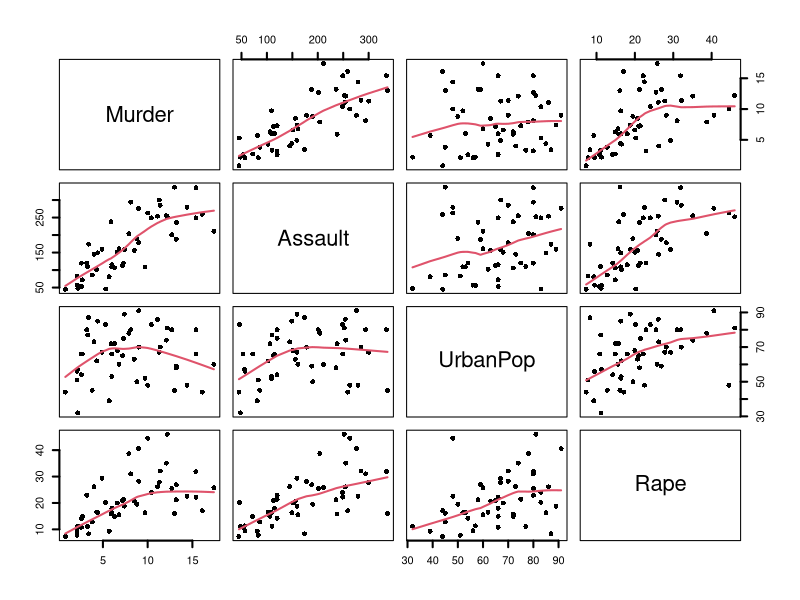
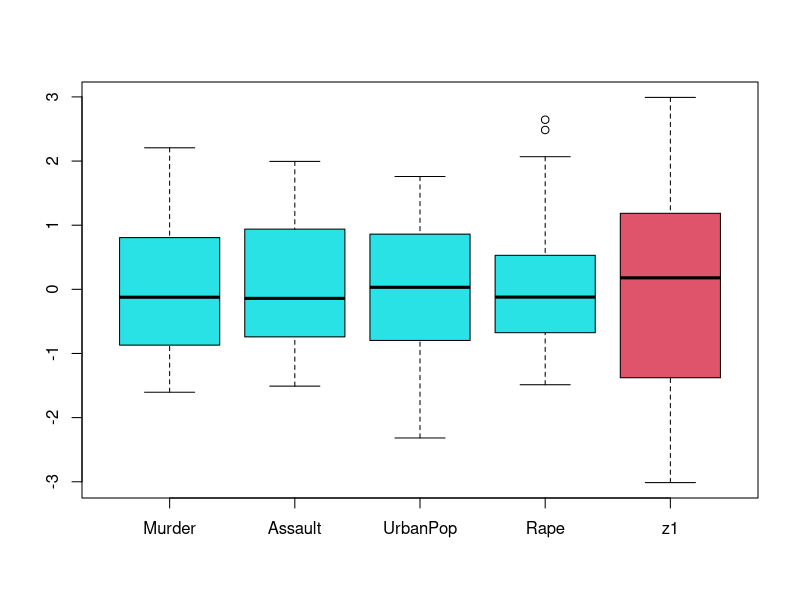
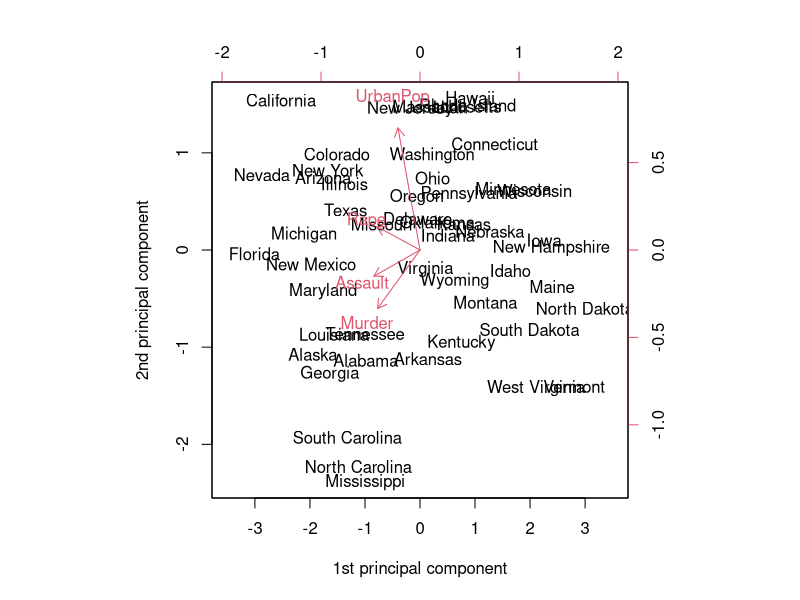
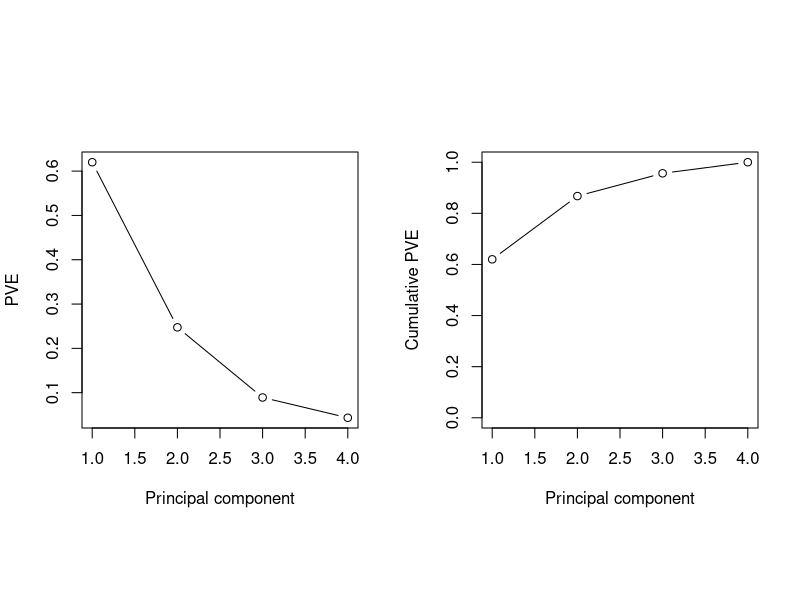
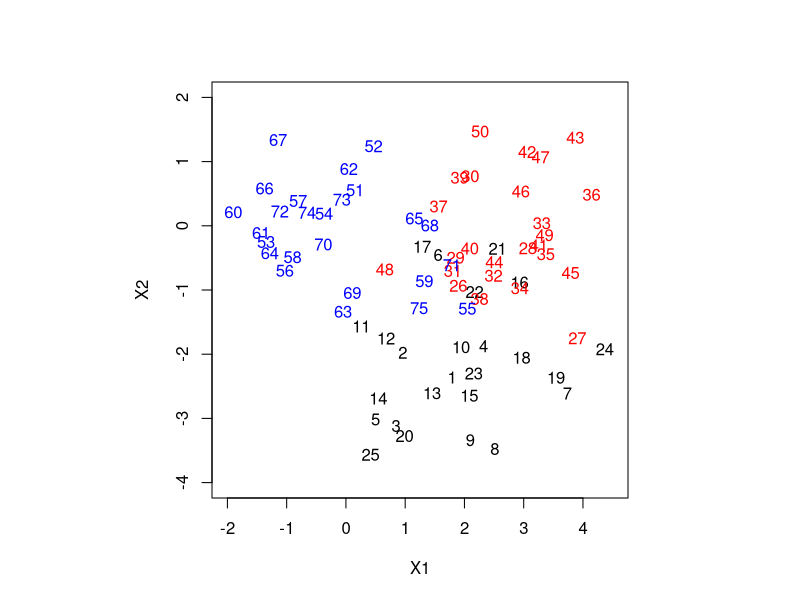
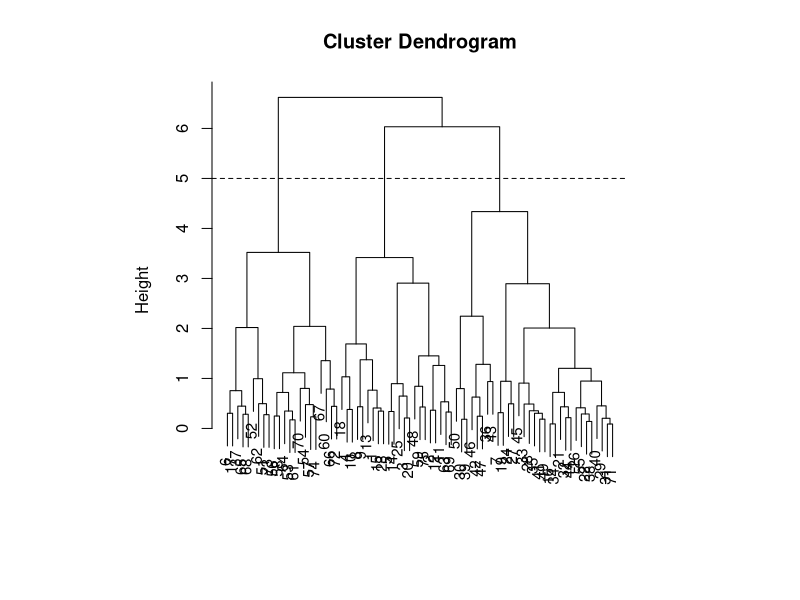
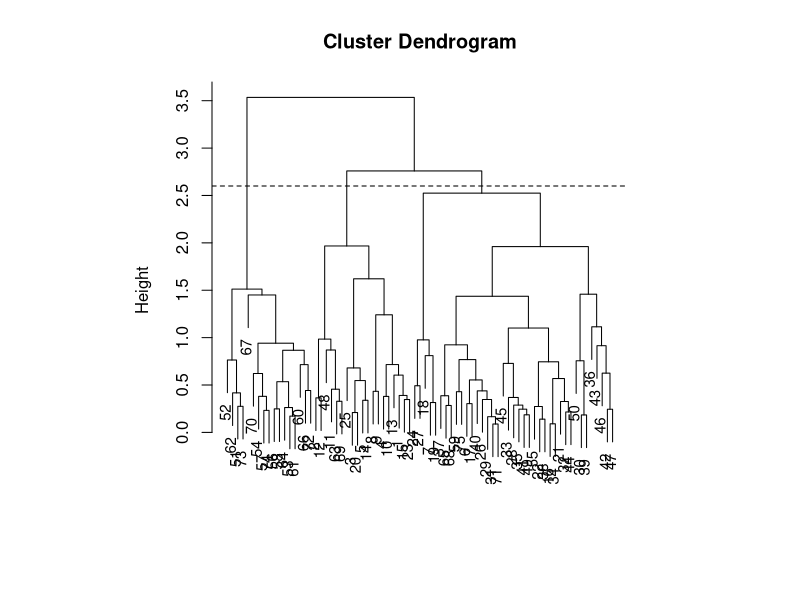
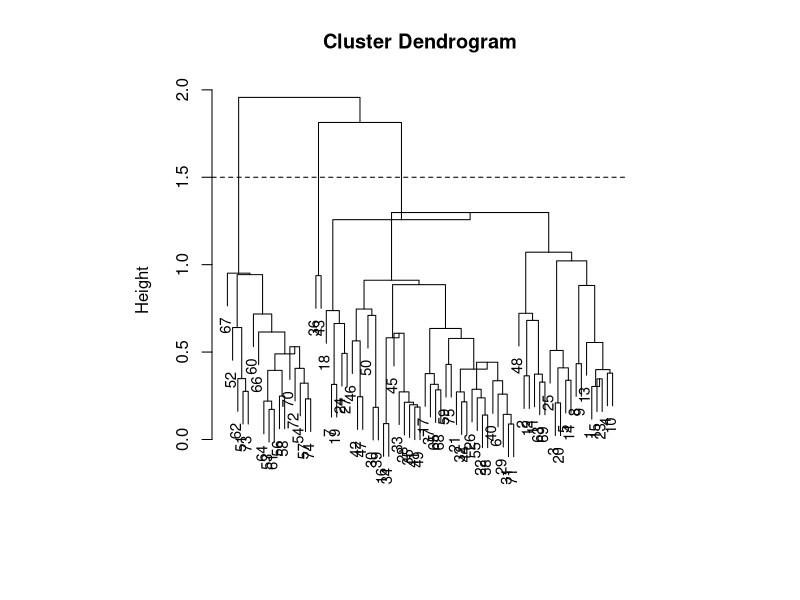

These charts were generated, in order, by the following R code:
######### Lab 7 - Unsupervised methods #############


## Install the packages "MASS", "cluster"  ##

# install.packages("MASS")
# install.packages("cluster")


### Example: US arrest data ###

str(USArrests)
summary(USArrests)
pairs(USArrests, panel = panel.smooth, pch=16, lwd=2)

obj <- princomp(USArrests, cor=TRUE) 
z1 <- -obj$scores[,1] # the sign of the scores is modified
boxplot(cbind(scale(USArrests), z1), col=c(rep(5,4),2))

phi1<--obj$loadings[,1] # the sign of the loadings is modified
phi1 # 1st principal component loadings
phi2<--obj$loadings[,2] # the sign of the loadings is modified
phi2 # 2nd principal component loadings

obj$loadings<--obj$loadings # the sign of the loadings is modified
obj$scores<--obj$scores # the sign of the scores is modified
biplot(obj, xlab="1st principal component", ylab="2nd principal component", 
       xlim=c(-3.5,3.5), col=c(1,2), scale=0)

par(mfrow=c(1,2), pty="s")
plot(obj$sdev^2/4, xlab="Principal component", ylab="PVE", type='b')
plot(cumsum(obj$sdev^2)/4, xlab="Principal component", ylab="Cumulative PVE", 
     ylim=c(0,1), type='b')
par(mfrow=c(1,1))


### Example: three clusters simulated data ###

set.seed(25)
x<-matrix(rnorm(75*2), ncol=2)
x[1:25,1]<-x[1:25,1]+2
x[1:25,2]<-x[1:25,2]-2
x[26:50,1]<-x[26:50,1]+3
plot(x[1:25,1], x[1:25,2], xlim=c(-2,4.5), ylim=c(-4,2), type='n', xlab='X1',
     ylab='X2')
text(x[1:25,1], x[1:25,2])
text(x[26:50,1], x[26:50,2],labels = seq(26,50,1),col='red')
text(x[51:75,1], x[51:75,2],labels = seq(51,75,1),col='blue')

hc.complete<-hclust(dist(x), method="complete")
plot(hc.complete, xlab="", sub="", cex=.9) 
abline(5,0,lty=2)
# plot(hc.complete, hang=-1, xlab="", sub="", cex=.9) 
# abline(5,0,lty=2)

cutree(hc.complete, 3)

hc.average<-hclust(dist(x), method="average")
plot(hc.average, xlab="", sub="", cex=.9) 
abline(2.6,0,lty=2)
cutree(hc.average, 3)

hc.centroid<-hclust(dist(x), method="centroid")
plot(hc.centroid, xlab="", sub="", cex=.9) 
abline(1.5,0,lty=2)
cutree(hc.centroid, 3)

set.seed(5)
km3<-kmeans(x, 3, nstart =20)
km3

plot(x[1:25,1], x[1:25,2], xlim=c(-2,4.5), ylim=c(-4,2), type='n', 
     xlab='X1', ylab='X2')
text(x[which(km3$cluster==1),1], x[which(km3$cluster==1),2],
     labels = which(km3$cluster==1))
text(x[which(km3$cluster==2),1], x[which(km3$cluster==2),2],
     labels = which(km3$cluster==2),col='red')
text(x[which(km3$cluster==3),1], x[which(km3$cluster==3),2],
     labels = which(km3$cluster==3),col='blue')
points(km3$centers[1,1], km3$centers[1,2], pch=19, cex=1.5)
points(km3$centers[2,1], km3$centers[2,2], pch=19, col='red', cex=1.3)
points(km3$centers[3,1], km3$centers[3,2], pch=19, col='blue', cex=1.3)

library(cluster)
me3<-pam(x, 3)
me3

plot(x[1:25,1], x[1:25,2], xlim=c(-2,4.5), ylim=c(-4,2),type='n', 
     xlab='X1', ylab='X2')
text(x[which(me3$cluster==1),1], x[which(me3$cluster==1),2],
     labels = which(me3$cluster==1))
text(x[which(me3$cluster==2),1], x[which(me3$cluster==2),2],
     labels = which(me3$cluster==2), col='red')
text(x[which(me3$cluster==3),1], x[which(me3$cluster==3),2],
     labels = which(me3$cluster==3), col='blue')
points(x[1,1], x[1,2], pch=21, cex=3, lwd=2)
points(x[21,1], x[21,2], pch=21, cex=3, col='red', lwd=2)
points(x[74,1], x[74,2], pch=21, cex=3, col='blue', lwd=2)


### Example: Swiss socioeconomic indicators ###

data(swiss)
str(swiss)
swiss.x <- as.matrix(swiss[, -1]) # new data matrix without Fertility
pairs(swiss.x, panel = panel.smooth, pch=16, lwd=2)

h <- hclust(dist(swiss.x), method = "single")
plot(h,cex=.8, xlab=' ',sub=' ', main=' ')
rect.hclust(h, k=3, border='red')

library(cluster)
h1<-diana(swiss.x)
pltree(h1, cex=.8,xlab=' ',sub=' ', main=' ')
rect.hclust(h1, k=3, border='red')

h2 <- hclust(dist(swiss.x), method = "average")
initial <- tapply(swiss.x, list(rep(cutree(h2,3), ncol(swiss.x)), 
                    col(swiss.x)), mean)
dimnames(initial) <- list(NULL, dimnames(swiss.x)[[2]])
initial

h3<-kmeans(swiss.x,centers=initial)
h3

swiss.pca <- prcomp(swiss.x)
swiss.px <- predict(swiss.pca)
swiss.centers <- predict(swiss.pca, h3$centers)
plot(swiss.px[, 1:2], type = "n", xlab = "1st principal component",
     ylab = "2nd principal component")
text(swiss.px[which(h3$cluster==1), 1:2], 
     labels = h3$cluster[which(h3$cluster==1)])
text(swiss.px[which(h3$cluster==2), 1:2], 
     labels = h3$cluster[which(h3$cluster==2)], col='red')
text(swiss.px[which(h3$cluster==3), 1:2], 
     labels = h3$cluster[which(h3$cluster==3)], col='blue')
points(swiss.centers[1,1], swiss.centers[1,2], pch=19, lwd=2)
points(swiss.centers[2,1], swiss.centers[2,2], pch=19, lwd=2, col='red')
points(swiss.centers[3,1], swiss.centers[3,2], pch=19, lwd=2, col='blue')

set.seed(5)
h4<-kmeans(swiss.x,3,nstart=20)
swiss.centers <- predict(swiss.pca, h4$centers)
plot(swiss.px[, 1:2], type = "n", xlab = "1st principal component",
     ylab = "2nd principal component")
text(swiss.px[which(h4$cluster==1), 1:2], 
     labels = h4$cluster[which(h4$cluster==1)])
text(swiss.px[which(h4$cluster==2), 1:2], 
     labels = h4$cluster[which(h4$cluster==2)]+1,col='blue')
text(swiss.px[which(h4$cluster==3), 1:2], 
     labels = h4$cluster[which(h4$cluster==3)]-1, col='red')
points(swiss.centers[1,1], swiss.centers[1,2], pch=19, lwd=2)
points(swiss.centers[2,1], swiss.centers[2,2], pch=19, lwd=2, col='blue')
points(swiss.centers[3,1], swiss.centers[3,2], pch=19, lwd=2, col='red')

h5 <- pam(swiss.x,3)
h5
swiss.medoids <- predict(swiss.pca, h5$medoids)
plot(swiss.px[, 1:2], type = "n", xlab = "1st principal component", 
     ylab = "2nd principal component")
text(swiss.px[which(h5$cluster==3), 1:2], 
     labels = h5$cluster[which(h5$cluster==3)]-2)
text(swiss.px[which(h5$cluster==2), 1:2], 
     labels = h5$cluster[which(h5$cluster==2)], col='red')
text(swiss.px[which(h5$cluster==1), 1:2], 
     labels = h5$cluster[which(h5$cluster==1)]+2, col='blue')
points(swiss.medoids[3,1], swiss.medoids[3,2], pch=21, cex=3, lwd=2)
points(swiss.medoids[2,1], swiss.medoids[2,2], pch=21, cex=3, col='red', lwd=2)
points(swiss.medoids[1,1], swiss.medoids[1,2], pch=21, cex=3, col='blue', lwd=2)

swiss.x <- as.data.frame(swiss.x)
pairs(swiss.x, col = 1 + (swiss.x$Catholic > 50))

